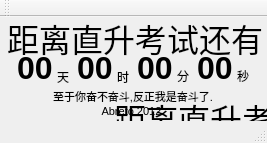
<?xml version="1.0" encoding="UTF-8"?>
<ui version="4.0">
 <class>MainWindow</class>
 <widget class="QMainWindow" name="MainWindow">
  <property name="geometry">
   <rect>
    <x>0</x>
    <y>0</y>
    <width>267</width>
    <height>143</height>
   </rect>
  </property>
  <property name="windowTitle">
   <string>MainWindow</string>
  </property>
  <property name="windowOpacity">
   <double>0.700000000000000</double>
  </property>
  <property name="statusTip">
   <string/>
  </property>
  <property name="toolButtonStyle">
   <enum>Qt::ToolButtonFollowStyle</enum>
  </property>
  <widget class="QWidget" name="centralWidget">
   <widget class="QLabel" name="label">
    <property name="geometry">
     <rect>
      <x>7</x>
      <y>0</y>
      <width>260</width>
      <height>41</height>
     </rect>
    </property>
    <property name="font">
     <font>
      <pointsize>24</pointsize>
     </font>
    </property>
    <property name="text">
     <string>距离直升考试还有</string>
    </property>
   </widget>
   <widget class="QLabel" name="label_2">
    <property name="geometry">
     <rect>
      <x>57</x>
      <y>50</y>
      <width>20</width>
      <height>20</height>
     </rect>
    </property>
    <property name="text">
     <string>天</string>
    </property>
   </widget>
   <widget class="QLabel" name="label_3">
    <property name="geometry">
     <rect>
      <x>177</x>
      <y>50</y>
      <width>20</width>
      <height>17</height>
     </rect>
    </property>
    <property name="text">
     <string>分</string>
    </property>
   </widget>
   <widget class="QLabel" name="label_4">
    <property name="geometry">
     <rect>
      <x>237</x>
      <y>50</y>
      <width>20</width>
      <height>17</height>
     </rect>
    </property>
    <property name="text">
     <string>秒</string>
    </property>
   </widget>
   <widget class="QLabel" name="ldays">
    <property name="geometry">
     <rect>
      <x>17</x>
      <y>30</y>
      <width>45</width>
      <height>41</height>
     </rect>
    </property>
    <property name="font">
     <font>
      <pointsize>24</pointsize>
      <weight>75</weight>
      <bold>true</bold>
      <underline>false</underline>
     </font>
    </property>
    <property name="text">
     <string>00</string>
    </property>
   </widget>
   <widget class="QLabel" name="lmins">
    <property name="geometry">
     <rect>
      <x>137</x>
      <y>30</y>
      <width>45</width>
      <height>41</height>
     </rect>
    </property>
    <property name="font">
     <font>
      <pointsize>24</pointsize>
      <weight>75</weight>
      <bold>true</bold>
      <underline>false</underline>
     </font>
    </property>
    <property name="text">
     <string>00</string>
    </property>
   </widget>
   <widget class="QLabel" name="lsecs">
    <property name="geometry">
     <rect>
      <x>197</x>
      <y>30</y>
      <width>45</width>
      <height>41</height>
     </rect>
    </property>
    <property name="font">
     <font>
      <pointsize>24</pointsize>
      <weight>75</weight>
      <bold>true</bold>
      <underline>false</underline>
     </font>
    </property>
    <property name="text">
     <string>00</string>
    </property>
   </widget>
   <widget class="QLabel" name="label_5">
    <property name="geometry">
     <rect>
      <x>3</x>
      <y>70</y>
      <width>260</width>
      <height>31</height>
     </rect>
    </property>
    <property name="font">
     <font>
      <pointsize>8</pointsize>
     </font>
    </property>
    <property name="text">
     <string>至于你奋不奋斗,反正我是奋斗了.
Abreto 2012.</string>
    </property>
    <property name="alignment">
     <set>Qt::AlignCenter</set>
    </property>
   </widget>
   <widget class="QLabel" name="lhours">
    <property name="geometry">
     <rect>
      <x>77</x>
      <y>30</y>
      <width>45</width>
      <height>41</height>
     </rect>
    </property>
    <property name="font">
     <font>
      <pointsize>24</pointsize>
      <weight>75</weight>
      <bold>true</bold>
      <underline>false</underline>
     </font>
    </property>
    <property name="text">
     <string>00</string>
    </property>
   </widget>
   <widget class="QLabel" name="label_6">
    <property name="geometry">
     <rect>
      <x>117</x>
      <y>50</y>
      <width>20</width>
      <height>20</height>
     </rect>
    </property>
    <property name="text">
     <string>时</string>
    </property>
   </widget>
   <widget class="QLabel" name="label_7">
    <property name="geometry">
     <rect>
      <x>344</x>
      <y>130</y>
      <width>20</width>
      <height>17</height>
     </rect>
    </property>
    <property name="text">
     <string>秒</string>
    </property>
   </widget>
   <widget class="QLabel" name="lhours_2">
    <property name="geometry">
     <rect>
      <x>184</x>
      <y>110</y>
      <width>45</width>
      <height>41</height>
     </rect>
    </property>
    <property name="font">
     <font>
      <pointsize>24</pointsize>
      <weight>75</weight>
      <bold>true</bold>
      <underline>false</underline>
     </font>
    </property>
    <property name="text">
     <string>00</string>
    </property>
   </widget>
   <widget class="QLabel" name="label_8">
    <property name="geometry">
     <rect>
      <x>164</x>
      <y>130</y>
      <width>20</width>
      <height>20</height>
     </rect>
    </property>
    <property name="text">
     <string>天</string>
    </property>
   </widget>
   <widget class="QLabel" name="lmins_2">
    <property name="geometry">
     <rect>
      <x>244</x>
      <y>110</y>
      <width>45</width>
      <height>41</height>
     </rect>
    </property>
    <property name="font">
     <font>
      <pointsize>24</pointsize>
      <weight>75</weight>
      <bold>true</bold>
      <underline>false</underline>
     </font>
    </property>
    <property name="text">
     <string>00</string>
    </property>
   </widget>
   <widget class="QLabel" name="label_9">
    <property name="geometry">
     <rect>
      <x>110</x>
      <y>150</y>
      <width>260</width>
      <height>31</height>
     </rect>
    </property>
    <property name="font">
     <font>
      <pointsize>8</pointsize>
     </font>
    </property>
    <property name="text">
     <string>至于你奋不奋斗,反正我是奋斗了.
Abreto 2012.</string>
    </property>
    <property name="alignment">
     <set>Qt::AlignCenter</set>
    </property>
   </widget>
   <widget class="QLabel" name="label_10">
    <property name="geometry">
     <rect>
      <x>114</x>
      <y>80</y>
      <width>260</width>
      <height>41</height>
     </rect>
    </property>
    <property name="font">
     <font>
      <pointsize>24</pointsize>
     </font>
    </property>
    <property name="text">
     <string>距离直升考试还有</string>
    </property>
   </widget>
   <widget class="QLabel" name="label_11">
    <property name="geometry">
     <rect>
      <x>284</x>
      <y>130</y>
      <width>20</width>
      <height>17</height>
     </rect>
    </property>
    <property name="text">
     <string>分</string>
    </property>
   </widget>
   <widget class="QLabel" name="ldays_2">
    <property name="geometry">
     <rect>
      <x>124</x>
      <y>110</y>
      <width>45</width>
      <height>41</height>
     </rect>
    </property>
    <property name="font">
     <font>
      <pointsize>24</pointsize>
      <weight>75</weight>
      <bold>true</bold>
      <underline>false</underline>
     </font>
    </property>
    <property name="text">
     <string>00</string>
    </property>
   </widget>
   <widget class="QLabel" name="label_12">
    <property name="geometry">
     <rect>
      <x>224</x>
      <y>130</y>
      <width>20</width>
      <height>20</height>
     </rect>
    </property>
    <property name="text">
     <string>时</string>
    </property>
   </widget>
   <widget class="QLabel" name="lsecs_2">
    <property name="geometry">
     <rect>
      <x>304</x>
      <y>110</y>
      <width>45</width>
      <height>41</height>
     </rect>
    </property>
    <property name="font">
     <font>
      <pointsize>24</pointsize>
      <weight>75</weight>
      <bold>true</bold>
      <underline>false</underline>
     </font>
    </property>
    <property name="text">
     <string>00</string>
    </property>
   </widget>
  </widget>
  <widget class="QMenuBar" name="menuBar">
   <property name="geometry">
    <rect>
     <x>0</x>
     <y>0</y>
     <width>267</width>
     <height>25</height>
    </rect>
   </property>
  </widget>
  <widget class="QToolBar" name="mainToolBar">
   <attribute name="toolBarArea">
    <enum>TopToolBarArea</enum>
   </attribute>
   <attribute name="toolBarBreak">
    <bool>false</bool>
   </attribute>
  </widget>
  <widget class="QStatusBar" name="statusBar"/>
 </widget>
 <layoutdefault spacing="6" margin="11"/>
 <resources/>
 <connections/>
</ui>
